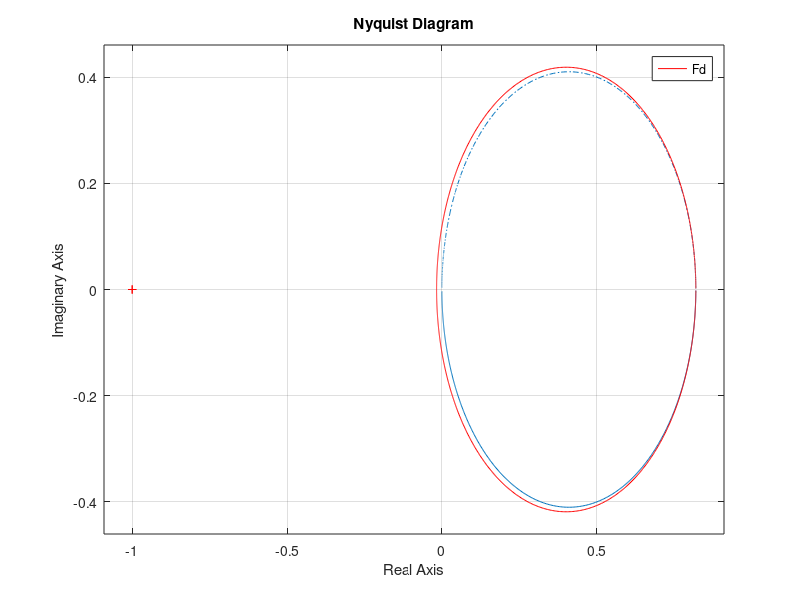
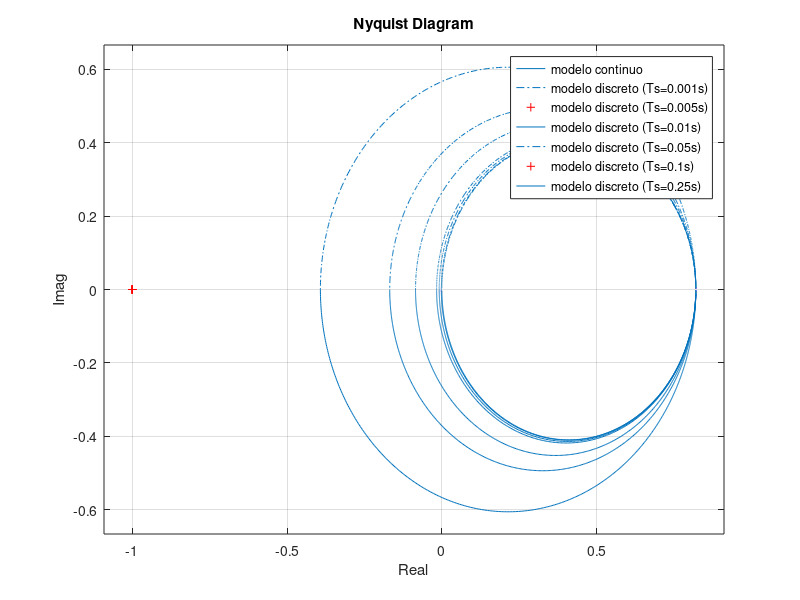

Reproduce these figures in MATLAB, in order.
% Plant parameters
K_mot=0.82; %[rpm/V]
T_mot=0.24; %seg

% Sampling period
Ts=0.01;

% Model's analogic and discrete transfer functions
F=tf([K_mot],[T_mot 1])
Fd=c2d(F,Ts)

% Nyquist Diagram 
figure
nyquist(F)
hold on 
nyquist(Fd,'red')

% Visualize the Nyquist for different sampling periods
    i=1;
    Ts=[0.001 0.005 0.01 0.05 0.1 0.25];
    [fils cols]=size(Ts);
    legenda={'modelo continuo'};
    while (i<=cols)
        legenda={char(legenda);strcat(strcat('modelo discreto (Ts=',num2str(Ts(1,i))),'s)')};
        i=i+1;
    end
    legenda=char(legenda);
    figure(2);
    nyquist(F);
    hold on;
    i=1;        
    while (i<=cols)
        nyquist(c2d(F,Ts(1,i),'zoh'));
        i=i+1;
    end
    legend(legenda);
    title('Nyquist Diagram');
    xlabel('Real');
    ylabel('Imag');